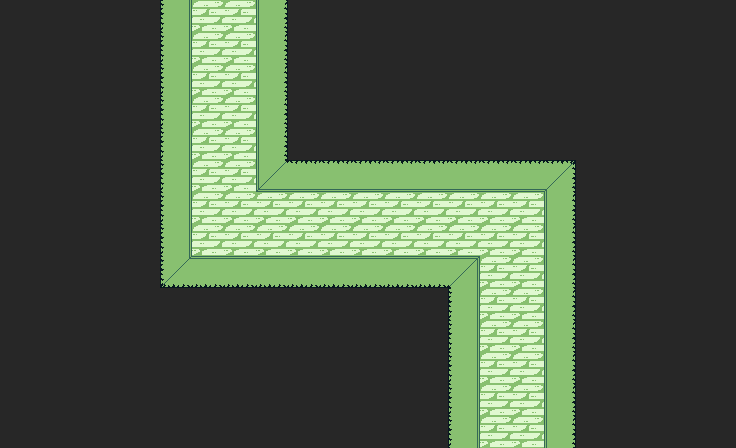

This game map was drawn from its Tiled (.tmx) file and the tilesets committed beside it. A one-line description and the full map source follow:
An orthogonal 23x14 tile map with 32x32 px tiles, 1 tile layer (Vrstva dlaždic 1).

<map version="1.8" tiledversion="1.8.4" orientation="orthogonal" renderorder="right-down" width="23" height="14" tilewidth="32" tileheight="32" infinite="0" nextlayerid="2" nextobjectid="1">
 <tileset firstgid="1" source="../Zdi.tsx" />
 <layer id="1" name="Vrstva dlaždic 1" width="23" height="14">
  <data encoding="csv">
18,18,18,18,18,15,5,5,9,18,18,18,18,18,18,18,18,18,18,18,18,18,18,
18,18,18,18,18,15,5,5,9,18,18,18,18,18,18,18,18,18,18,18,18,18,18,
18,18,18,18,18,15,5,5,9,18,18,18,18,18,18,18,18,18,18,18,18,18,18,
18,18,18,18,18,15,5,5,9,18,18,18,18,18,18,18,18,18,18,18,18,18,18,
18,18,18,18,18,15,5,5,9,18,18,18,18,18,18,18,18,18,18,18,18,18,18,
18,18,18,18,18,15,5,5,8,6,6,6,6,6,6,6,6,7,18,18,18,18,18,
18,18,18,18,18,15,5,5,5,5,5,5,5,5,5,5,5,9,18,18,18,18,18,
18,18,18,18,18,15,5,5,5,5,5,5,5,5,5,5,5,9,18,18,18,18,18,
18,18,18,18,18,13,12,12,12,12,12,12,12,12,14,5,5,9,18,18,18,18,18,
18,18,18,18,18,18,18,18,18,18,18,18,18,18,15,5,5,9,18,18,18,18,18,
18,18,18,18,18,18,18,18,18,18,18,18,18,18,15,5,5,9,18,18,18,18,18,
18,18,18,18,18,18,18,18,18,18,18,18,18,18,15,5,5,9,18,18,18,18,18,
18,18,18,18,18,18,18,18,18,18,18,18,18,18,15,5,5,9,18,18,18,18,18,
18,18,18,18,18,18,18,18,18,18,18,18,18,18,15,5,5,9,18,18,18,18,18
</data>
 </layer>
</map>
